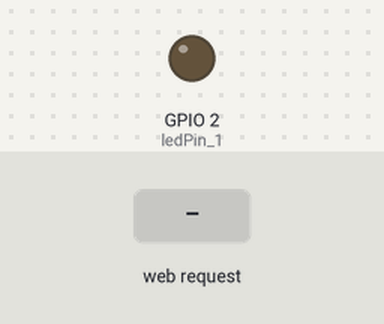
A sketch run on a simulated ESP8266 (Wemos D1 mini). Shown: output pins drawn as LEDs (lit = HIGH). The inputs (shaded band) are chosen by the test bench. WiFi joins after 1.5 s; servers stay silent unless stated; what the sketch prints to the serial monitor is not drawn.

Above: at 2.7 s.
2.8 s: HTTP request GET /LED_1=ON received
At 3.5 s:
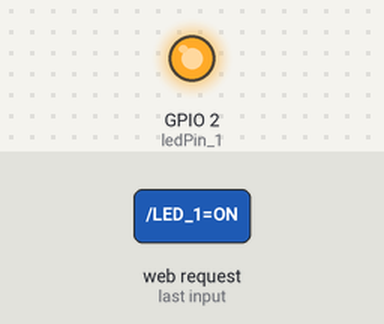
4.3 s: HTTP request GET /LED_1=OFF received
At 4.7 s:
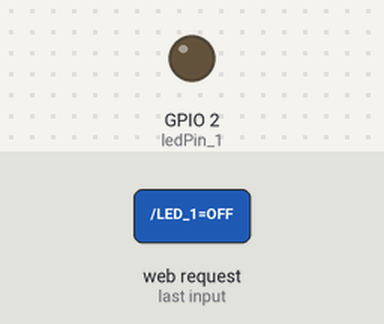
Timing chart, 0 to 7.3 s (numbered marks = the images above; inputs shaded):
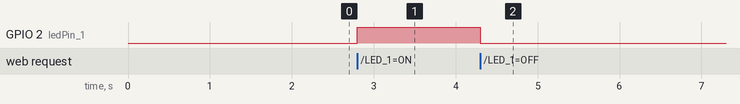

Measured:
- after the input at 2.8 s, GPIO 2 (ledPin_1): LOW → HIGH at once
- after the input at 4.3 s, GPIO 2 (ledPin_1): HIGH → LOW at once

The sketch:

wifi_relay.ino
```cpp
/*
 * ESP8266 (WeMosD1) WiFi Relay Control
 *
 * learnelectronics
 * 05 JUN 2017
 *
 * www.youtube.com/c/learnelectronics
 * arduino0169@gmail.com
*/


#include <ESP8266WiFi.h>

const char* ssid = "Phinergy_Qadima";
const char* password = "Qadimaev2015";

int ledPin_1 = 2;

WiFiServer server(80);

void setup() {
  Serial.begin(115200);
  delay(10);


  pinMode(ledPin_1, OUTPUT);
  digitalWrite(ledPin_1, LOW);

  // Connect to WiFi network
  Serial.println();
  Serial.println();
  Serial.print("Connecting to ");
  Serial.println(ssid);

  WiFi.begin(ssid, password);

  while (WiFi.status() != WL_CONNECTED) {
    delay(500);
    Serial.print(".");
  }
  Serial.println("");
  Serial.println("WiFi connected");

  // Start the server
  server.begin();
  Serial.println("Server started");

  // Print the IP address
  Serial.print("Use this URL : ");
  Serial.print("http://");
  Serial.print(WiFi.localIP());
  Serial.println("/");

}

void loop() {
  // Check if a client has connected
  WiFiClient client = server.available();
  if (!client) {
    return;
  }

  // Wait until the client sends some data
  Serial.println("new client");
  while(!client.available()){
    delay(1);
  }

  // Read the first line of the request
  String request = client.readStringUntil('\r');
  Serial.println(request);
  client.flush();

  // Match the request

  int value_1 = LOW;
  if (request.indexOf("/LED_1=OFF") != -1) {
    digitalWrite(ledPin_1, LOW);
    value_1 = HIGH;
  }
  if (request.indexOf("/LED_1=ON") != -1){
    digitalWrite(ledPin_1, HIGH);
    value_1 = LOW;
  }

  // Return the response
  client.println("HTTP/1.1 200 OK");
  client.println("Content-Type: text/html");
  client.println(""); //  do not forget this one
  client.println("<!DOCTYPE HTML>");
  client.println("<html>");

  client.print("Led pin is now: ");

  if(value_1 == LOW) {
    client.print("OFF");
  } else {
    client.print("ON");
  }
  client.println("<br><br>");
  client.println("Click <a href=\"/LED_1=OFF\">here</a>  to turn relay ON<br>");
  client.println("Click <a href=\"/LED_1=ON\">here</a>  to turn relay OFF<br>");
  client.println("</html>");
  delay(1);
  Serial.println("Client disconnected");
  Serial.println("");

}
```
